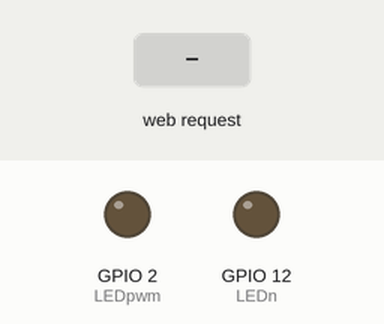
The sketch below on a simulated ESP8266 (NodeMCU). Parts: output pins drawn as LEDs (lit = HIGH). The inputs (shaded band) are chosen by the test bench.

Above: at 1.2 s.
1.3 s: HTTP request GET /plus received
At 2.07 s:
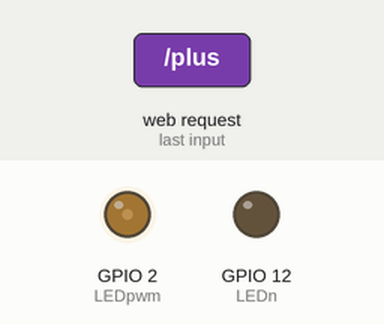
4.3 s: HTTP request GET /LEDon received
At 5.9 s:
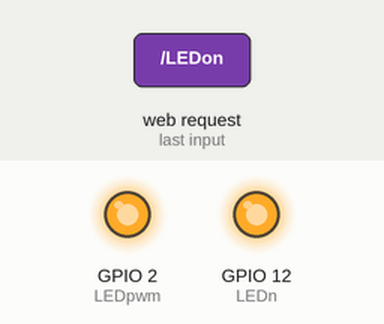
6.2 s: HTTP request GET /minus received
At 10.2 s:
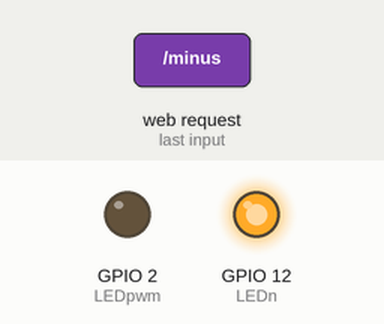
Timing chart, 0 to 11.7 s (numbered marks = the images above; inputs shaded):
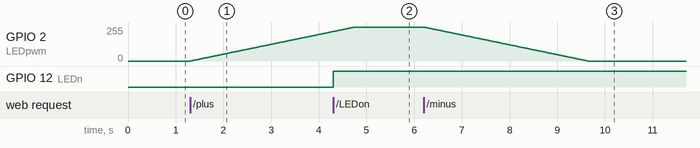

Measured:
- after the input at 1.3 s, GPIO 2 (LEDpwm): moves from 0/255 to 221/255 over 3.0 s, starting at once
- after the input at 4.3 s, GPIO 12 (LEDn): LOW → HIGH at once
- after the input at 6.2 s, GPIO 2 (LEDpwm): moves from 255/255 to 0/255 over 3.4 s, starting at once

The sketch:

LED_web_controlled.ino
```cpp
#include <ESP8266WebServer.h>

#define LEDn    12
#define LEDpwm   2

//Define name of the Wifi & password for creating an access point
const char* ssid = "ledTest";;
//!!!Your password MUST be a minimum of 8 characters...otherwise neither password nor ssid will be accepted -> default or old ssid&pwd will show up!!!
const char* password = "12341234";


ESP8266WebServer server(80);

char webpage[] = R"=(
<html>
<body>
  <div style="background:#FFFFFF; width:400px; height:200px">
    <div style="background:#FFFFFF; width:100%; height:10%">
      <h2 align="center">ON</h2>
    </div>
    <div id="LEDn" style="background:#77FF77; width:100%; height:100%"></div>
  </div>
  <div style="background:#FFFFFF; width:400px; height:200px">
    <div style="background:#FFFFFF; width:100%; height:10%">
      <h2 align="center">PWM plus</h2>
    </div>
    <div id="pwmplus" style="background:#00EE00; width:100%; height:100%"></div>
  </div>
  <div style="background:#FFFFFF; width:400px; height:200px">
    <div style="background:#FFFFFF; width:100%; height:10%">
      <h2 align="center">PWM minus</h2>
    </div>
    <div id="pwmminus" style="background:#CCFFCC; width:100%; height:100%"></div>
  </div>
</body>
<script>
  window.addEventListener('load', function(){
    var n = document.getElementById('LEDn')
    var minus = document.getElementById('pwmminus')
    var plus = document.getElementById('pwmplus')

    var xhr = new XMLHttpRequest();

    n.onmousedown = function(){
      xhr.open("GET", "LEDon", true);
      xhr.send();
    }

    n.onmouseup = function(){
      xhr.open("GET", "LEDoff", true);
      xhr.send();
    }

    n.addEventListener('touchstart', function(e){
      xhr.open("GET", "LEDon", true);
      xhr.send();
    }, false)

    n.addEventListener('touchend', function(e){
      xhr.open("GET", "LEDoff", true);
      xhr.send();
    }, false)

    plus.onmousedown = function(){
      xhr.open("GET", "plus", true);
      xhr.send();
    }

    plus.onmouseup = function(){
      xhr.open("GET", "stop", true);
      xhr.send();
    }

    plus.addEventListener('touchstart', function(e){
      xhr.open("GET", "plus", true);
      xhr.send();
    }, false)

    plus.addEventListener('touchend', function(e){
      xhr.open("GET", "stop", true);
      xhr.send();
    }, false)

    minus.onmousedown = function(){
      xhr.open("GET", "minus", true);
      xhr.send();
    }

    minus.onmouseup = function(){
      xhr.open("GET", "stop", true);
      xhr.send();
    }

    minus.addEventListener('touchstart', function(e){
      xhr.open("GET", "minus", true);
      xhr.send();
    }, false)

    minus.addEventListener('touchend', function(e){
      xhr.open("GET", "stop", true);
      xhr.send();
    }, false)
  },false)
</script>
</html>
)=";

bool led;
int pwm;
int pwmCount;

void ledON(){
  led=1;
}

void ledOFF(){
  led=0;
}
//pwm functions - if pwm is set to 1/-1 it will in-/decrease pwmCounter in loop()
void plus(){
  pwm=3;
}

void minus(){
  pwm=-3;
}

void stopPWM(){
  pwm=0;
}
//----------------------------------------------------------------------------------
void handleRoot(){
  server.send(200, "text/html", webpage);
}

void setup() {
  Serial.begin(9600);
  //Set LED pins to output________________
  pinMode(LEDn,OUTPUT);
  pinMode(LEDpwm,OUTPUT);
  //Wifi as access point__________________
  WiFi.mode(WIFI_AP);
  IPAddress apLocalIp(2,2,2,2);
  IPAddress apSubnetMask(255,255,255,0);
  WiFi.softAPConfig(apLocalIp,apLocalIp,apSubnetMask);
  WiFi.softAP(ssid, password);
  //Server________________________________
  server.begin();
  server.on("/", handleRoot);
  server.on("/LEDon", ledON);
  server.on("/LEDoff", ledOFF);
  server.on("/minus", minus);
  server.on("/plus", plus);
  server.on("/stop", stopPWM);
  //initialize variables__________________
  pwm=0;
  pwmCount=0;
  led=0;
}

void loop() {
  server.handleClient();
  //turns LED ON/OFF (GPIO 2/D4)
  digitalWrite(LEDn, led);

  //in-/decreases pwmCount(=brightness)
  pwmCount+=pwm;
  //to hold pwmCount in it's range (min 0 - max 1024)
  if(pwmCount>1024)pwmCount=1024;
  if(pwmCount<0)pwmCount=0;
  //Serial.println(pwmCount);
  //sets pwmCount to PWM value of GPIO 12/D6
  analogWrite(LEDpwm, pwmCount);
  delay(10);
}
```
